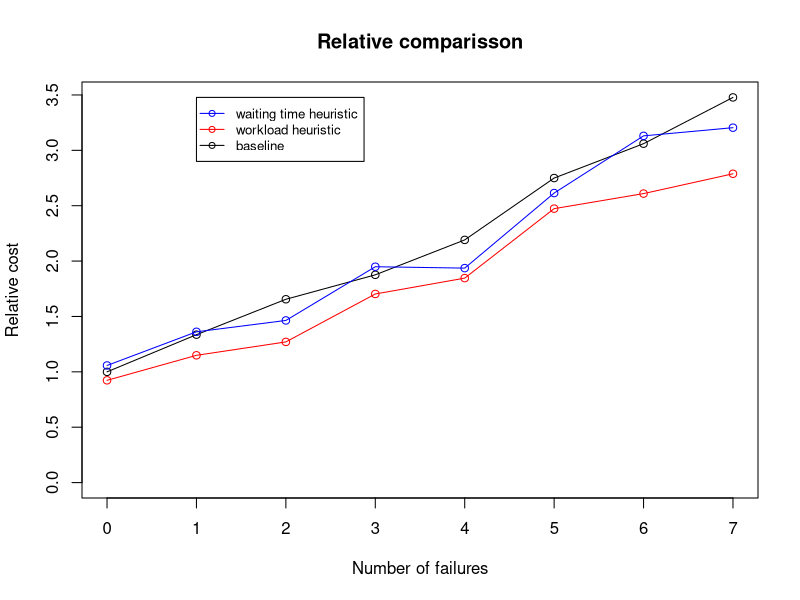
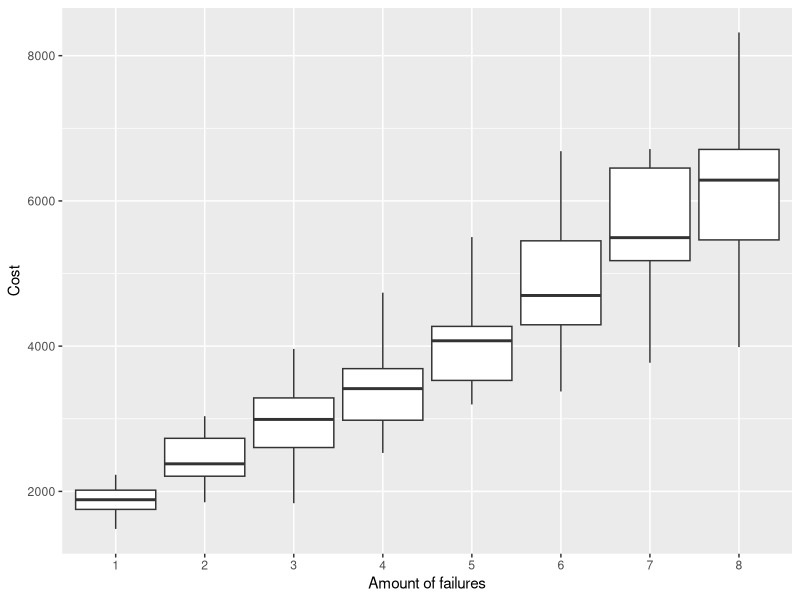
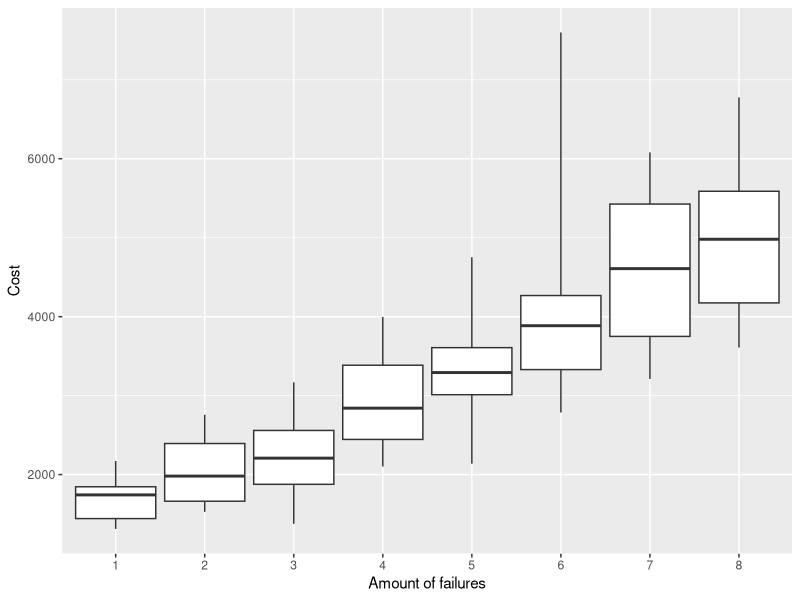
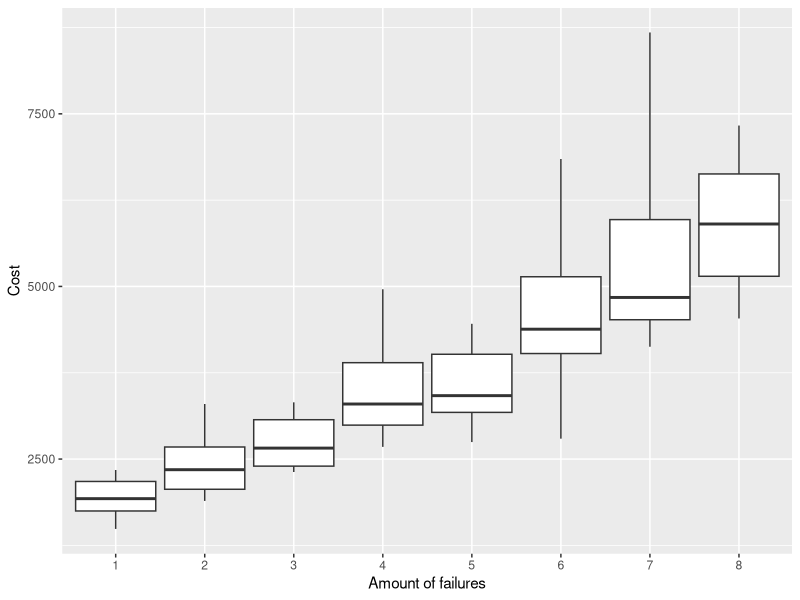

Source code (R) for these figures, in order:
library(ggplot2)
baseline1<-read.table("baseline1.txt",header=TRUE)
baseline2<-read.table("baseline2.txt",header=TRUE)
baseline3<-read.table("baseline3.txt",header=TRUE)
baseline<-rbind(baseline1,baseline2,baseline3)
baseline<-baseline[!duplicated(baseline[,1]), ]
freetime1<-read.table("freetime1.txt",header=TRUE)
freetime2<-read.table("freetime2.txt",header=TRUE)
freetime3<-read.table("freetime3.txt",header=TRUE)
freetime<-rbind(freetime1,freetime2,freetime3)
freetime<-freetime[!duplicated(freetime[,1]), ]
workload1<-read.table("workload1.txt",header=TRUE)
workload2<-read.table("workload2.txt",header=TRUE)
workload3<-read.table("workload3.txt",header=TRUE)
workload<-rbind(workload1,workload2,workload3)
workload<-workload[!duplicated(workload[,1]), ]
rel_freetime<-freetime$sum/baseline$sum[1]
rel_workload<-workload$sum/baseline$sum[1]
rel_baseline<-baseline$sum/baseline$sum[1]
g_range <- range(0, rel_freetime,rel_baseline, rel_workload)
x_range <- range(0,length(rel_baseline)-1,length(rel_freetime)-1,length(rel_workload)-1)
pdf("relative_comparisson.pdf")
plot(x=c(0:(length(rel_baseline)-1)),y=rel_baseline, type="o",col="black",xlim=x_range, ylim=g_range,ann=FALSE)
lines(x=c(0:(length(rel_workload)-1)),y=rel_workload, type="o",col="red")
lines(x=c(0:(length(rel_freetime)-1)),y=rel_freetime,type="o",col="blue")
title(main="Relative comparisson")
title(xlab="Number of failures")
title(ylab="Relative cost")
legend(1,g_range[2],c("waiting time heuristic", "workload heuristic", "baseline"),cex=0.8,col=c("blue","red","black"),pch=21,lty=1)
dev.off()
pdf("baseline.pdf")

ggplot(baseline, aes(x=factor(amountoffailures),ymin=min, lower=lower, middle=middle,upper=upper,ymax=max))+geom_boxplot(stat="identity")+xlab("Amount of failures")+ylab("Cost")


#ggplot(baseline, aes(x = factor(amountoffailures), y = cost)) +
#geom_bar(position = position_dodge()) +
#geom_errorbar(aes(ymin=cost-std, ymax=cost+std))
dev.off()
pdf("workload.pdf")
ggplot(workload, aes(x=factor(amountoffailures),ymin=min, lower=lower, middle=middle,upper=upper,ymax=max))+geom_boxplot(stat="identity")+xlab("Amount of failures")+ylab("Cost")
#ggplot(workload, aes(x = factor(amountoffailures), y = cost)) +
#    geom_bar(position = position_dodge()) +
#    geom_errorbar(aes(ymin=cost-std, ymax=cost+std))
dev.off()
pdf("freetime.pdf")
ggplot(freetime, aes(x=factor(amountoffailures),ymin=min, lower=lower, middle=middle,upper=upper,ymax=max))+geom_boxplot(stat="identity")+xlab("Amount of failures")+ylab("Cost")
#ggplot(freetime, aes(x = factor(amountoffailures), y = cost)) +
#   geom_bar(position = position_dodge()) +
#   geom_errorbar(aes(ymin=cost-std, ymax=cost+std))
dev.off()